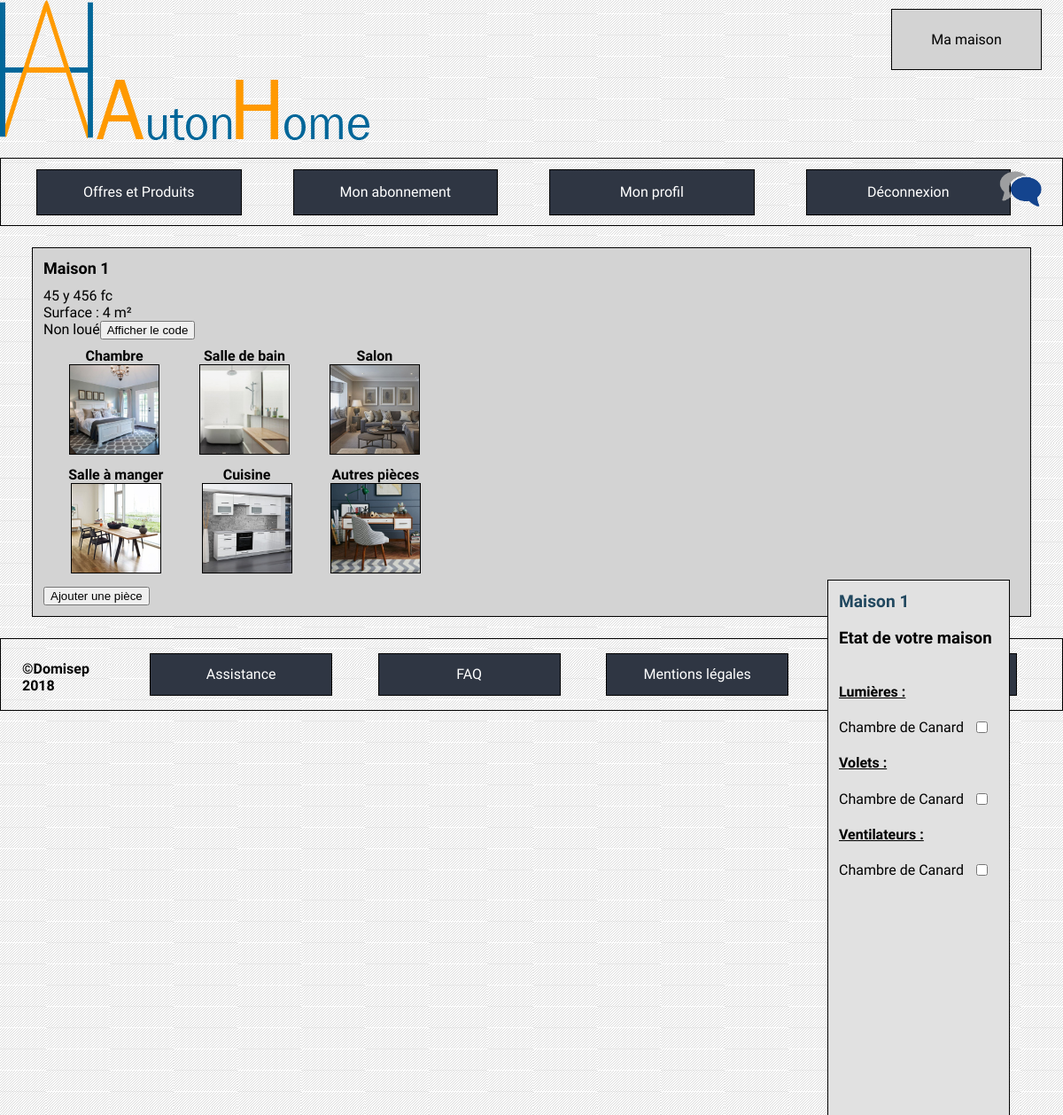
/index.php?cible=mamaison&id=3 (signed in), run on the app's committed database.
### tables this page shows
CREATE TABLE `residence` (
  `ID` int(11) NOT NULL,
  `name` varchar(255) NOT NULL,
  `surface` int(10) NOT NULL,
  `nbPeople` int(10) NOT NULL,
  `secret` varchar(255) NOT NULL,
  `addressNumber` int(10) NOT NULL,
  `addressStreet` varchar(255) NOT NULL,
  `addressZipCode` int(255) NOT NULL,
  `addressCity` varchar(255) NOT NULL,
  `addressCountry` varchar(255) NOT NULL,
  `id_owner` int(255) NOT NULL,
  `id_tenant` int(255) DEFAULT NULL
);

CREATE TABLE `room` (
  `ID` int(11) NOT NULL,
  `name` varchar(30) NOT NULL,
  `id_residency` int(10) NOT NULL,
  `id_roomCategory` int(10) NOT NULL
);

### index.php (called while the page is built, shortened)
<?php
if(isset($_GET['cible']) && !empty($_GET['cible'])) {
    $url = $_GET['cible'];
} else {
    $url = 'accueil';
}
include('controleurs/' . $url . '.php');

### modele/house.php (called while the page is built, shortened)
<?php
function getHouseInfoFromId($bdd, $id){
    $statement = $bdd->prepare('SELECT name, surface, nbPeople, addressNumber, addressStreet, addressZipCode, addressCity, addressCountry,id_owner, id_tenant, secret FROM residence WHERE ID = :ID');
    $statement->bindParam(':ID', $id);
    $statement->execute();
    return $statement->fetch();
}

### controleurs/accueilmaison_LU.php (called while the page is built, shortened)
<?php
if(isLoggedAsAdmin()){
    $status="AD";
}
elseif (isLoggedAsUser()){
    $id_residency=$_GET['id'];
    $name=getHouseInfoFromId($bdd,$id_residency)[0];
    $myRooms=getAllResidenceRooms($bdd,$id_residency)[0];
}
else{
    $status="UU";
}
include('vues/accueilmaison_LU.php');

### modele/room.php (called while the page is built, shortened)
<?php
function getAllResidenceRooms($bdd, $id){
    $residencyStatement = $bdd->prepare('SELECT id, name FROM room WHERE id_residency = :idResidency');
    $residencyStatement->bindParam(':idResidency', $id);
    $residencyStatement->execute();
    $inHouse = $residencyStatement->fetchAll();
    return (array($inHouse));
}
function isThereLightEffector($bdd, $id){
    $statement = $bdd->prepare('SELECT id_room FROM effector WHERE id_room = :idResidency AND id_effectorType = 6');
    $statement->bindParam(':idResidency',$id);
    $statement->execute();
    $lighteffector = $statement->fetchAll();
    return($lighteffector);
}
function isThereFanEffector($bdd, $id){
    $statement = $bdd->prepare('SELECT id_room FROM effector WHERE id_room = :idResidency AND id_effectorType = 4');
    $statement->bindParam(':idResidency',$id);
    $statement->execute();
    $faneffector = $statement->fetchAll();
    return($faneffector);
}
function isThereShutterEffector($bdd, $id){
    $statement = $bdd->prepare('SELECT id_room FROM effector WHERE id_room = :idResidency AND id_effectorType = 5');
    $statement->bindParam(':idResidency',$id);
    $statement->execute();
    $shuttereffector = $statement->fetchAll();
    return($shuttereffector);
}

### vues/accueilmaison_LU.php (the view, shortened to what this page needs)
<link rel="stylesheet" type="text/css" href="vues/CSS/accueil_LU.css"/>
<section class="my-house-state">
        <section name="house" class="house-choice">
            <?php echo ($name); ?>
        </section>
    <h3>
        Etat de votre maison
    </h3>
    <h4>
        Lumières :
    </h4>
    <form class="light" method="post" action="index.php?cible=accueil">
        <?php foreach ($myRooms as $roomInResidence) {
            $roomLightEffector = isThereLightEffector($bdd,$roomInResidence['id']);
            if($roomLightEffector != false){
                $lightEffectorHere = true;
            }
            else{
                $lightEffectorHere =  false;
            }
            if($lightEffectorHere == true){?>
                <label><?php echo ( $roomInResidence['name']);  ?></label>
                <input type="checkbox" name="<?php echo ( $roomInResidence['name']);  ?>" id="lightCheckbox" onchange="lightRoomChange(<?php echo $roomInResidence['id'] ?>)" /><br />
            <?php }?>
        <?php } ?>
    </form>
    <h4>
        Volets :
    </h4>
    <form class="shutter" method="post" action="index.php?cible=accueil">
        <?php foreach ($myRooms as $roomInResidence) {
            $roomShutterEffector = isThereShutterEffector($bdd,$roomInResidence['id']);
            if($roomShutterEffector != false){
                $shutterEffectorHere = true;
            }
            else{
                $shutterEffectorHere = false;
            }
            if($shutterEffectorHere == true){?>
                <label><?php echo ( $roomInResidence['name']);  ?></label>
                <input type="checkbox" name="<?php echo ( $roomInResidence['name']);  ?>" id="shutterCheckbox" onchange="shutterRoomChange(<?php echo $roomInResidence['id'] ?>)" /><br />
            <?php } ?>
        <?php } ?>
    </form>
    <h4>
        Ventilateurs :
    </h4>
    <form class="fan" method="post" action="index.php?cible=accueil">
        <?php foreach ($myRooms as $roomInResidence) {
            $roomFanEffector = isThereFanEffector($bdd,$roomInResidence['id']);
            if($roomFanEffector != false){
                $fanEffectorHere = true;
            }
            else{
                $fanEffectorHere = false;
            }
            if($fanEffectorHere == true){?>
                <label><?php echo ( $roomInResidence['name']);  ?></label>
                <input type="checkbox" name="<?php echo ( $roomInResidence['name']);  ?>" id="fanCheckbox" onchange="fanRoomChange(<?php echo $roomInResidence['id'] ?>)" /><br />
            <?php } ?>
        <?php } ?>
    </form>
</section>

### vues/mamaisonmain.php (shortened to what this page needs)
<section class="principal">
    <section class="house-info">
        <div>
            <div class="house-name"><?php echo ($houseInfo['name']); ?></div>
            <div class="house-address"><?php echo ($houseInfo[3].' '.$houseInfo[4].' '.$houseInfo[5].' '.$houseInfo[6]); ?></div>
            <div class="house-surface">Surface : <?php echo ($houseInfo['surface']); ?> m²</div>
            <div class="user-rent">
                <?php
                if ($houseInfo['id_owner']==$_SESSION["userId"]){
                    if(isset($user['firstName'])){
                        echo ('Loué à '.$user['firstName'].' '.$user['lastName'].'   ');
                        echo('<a href="index.php?cible=emptyhouselocation&id='.$_GET["id"].'">Supprimer la location</a>');
                    }
                    else{
                        echo ('Non loué');
                        echo('<button id="dispSecret">Afficher le code</button>');
                    }
                }
                else{
                    echo('Vous êtes locataire !');
                }
                ?>
            </div>
        </div>
   </section>
    <section class="roomCategory">
        <div class="chambre">
            <a href=<?php echo("index.php?cible=mamaison&id=".$_GET['id']."&idroom=1"); ?> > <img src="ressources/pictures/chambre1.jpg""></a>
            <a class="text" <a href=<?php echo("index.php?cible=mamaison&id=".$_GET['id']."&idroom=1"); ?>>Chambre</a>
        </div>
        <div class="salle-de-bain">
            <a href=<?php echo("index.php?cible=mamaison&id=".$_GET['id']."&idroom=2"); ?>> <img src="ressources/pictures/salledebain1.jpg""></a>
            <a class="text" <a href=<?php echo("index.php?cible=mamaison&id=".$_GET['id']."&idroom=2"); ?>>Salle de bain</a>
        </div>
        <div class="salon">
            <a href=<?php echo("index.php?cible=mamaison&id=".$_GET['id']."&idroom=3"); ?>><img src="ressources/pictures/salon1.jpg""></a>
            <a class="text" <a href=<?php echo("index.php?cible=mamaison&id=".$_GET['id']."&idroom=3"); ?>>Salon</a>
        </div>
        <div class="salle-a-manger">
            <a href=<?php echo("index.php?cible=mamaison&id=".$_GET['id']."&idroom=4"); ?>><img src="ressources/pictures/salleamanger1.jpg""></a>
            <a class="text" <a href=<?php echo("index.php?cible=mamaison&id=".$_GET['id']."&idroom=4"); ?>>Salle à manger</a>
        </div>
        <div class="cuisine">
            <a href=<?php echo("index.php?cible=mamaison&id=".$_GET['id']."&idroom=5"); ?>><img src="ressources/pictures/cuisine1.jpg""></a>
            <a class="text" <a href=<?php echo("index.php?cible=mamaison&id=".$_GET['id']."&idroom=5"); ?>>Cuisine</a>
        </div>
        <div class="autres-pieces">
            <a href=<?php echo("index.php?cible=mamaison&id=".$_GET['id']."&idroom=6"); ?>><img src="ressources/pictures/bureau1.jpg""></a>
            <a class="text" <a href=<?php echo("index.php?cible=mamaison&id=".$_GET['id']."&idroom=6"); ?>>Autres pièces</a>
        </div>
    </section>
    <section>
        <button id="myBtn">Ajouter une pièce</button>
    </section>
</section>
<?php
require ('vues/footer.php');

### vues/CSS/all.css (style rules this page uses)
body { font-family: 'Muli', sans-serif; background: url("../../ressources/pictures/fondblanc.jpg") fixed ; margin: 0; }

### vues/CSS/mamaisonmain.css (style rules this page uses)
.principal { background-color: lightgrey; margin-left: 3%; margin-right: 3%; padding : 1%; margin-bottom: 2%; margin-top: 2%; border : 1px solid black; }
.house-name { font-weight: bold; font-size: large; margin-bottom: 1%; }
.roomCategory { display: flex; justify-content: space-around; width: 40%; flex-wrap: wrap; margin-bottom: 1%; }
.salon a, .cuisine a, .chambre a, .salle-a-manger a, .salle-de-bain a, .autres-pieces a { color: black; text-decoration: none; font-weight: bold; }
.roomCategory img { width: 100px; height: 100px; border : 1px solid black; }
.salon, .cuisine, .chambre, .salle-a-manger, .salle-de-bain, .autres-pieces { text-align: center; display: flex; flex-direction: column-reverse; margin-left: 3%; margin-top: 2%; }

### vues/CSS/accueil_LU.css (style rules this page uses)
.my-house-state { border: 1px solid black; display: flex; flex-direction: column; width: 15%; background-color: #e1e1e1; justify-content: flex-start; position: absolute; right: 0; top: 52%; margin-right: 5%; margin-bottom: 2%; padding-left: 1%; padding-right: 1%; padding-top: 1%; height: 58.5%; overflow-y: scroll; overflow-x: hidden; }
.my-house-state section { font-weight: bold; color: #21485f; font-size: 120%; }
.my-house-state input[type="checkbox"] { font-size: 100%; width: 100%; position: absolute; left: 20%; }
.light input[type="checkbox"] { width: 10%; height: auto; margin-left: 60%; }
.shutter input[type="checkbox"] { width: 10%; height: auto; margin-left: 60%; }
.fan input[type="checkbox"] { width: 10%; height: auto; margin-left: 60%; }
.my-house-state h3 { font-weight: bold; }
.my-house-state h4 { text-decoration: underline; }
.house-choice { font-size: 17px; }

### data on the page
residence: name "Maison 1", addressNumber "45", addressStreet "y", addressZipCode "456", addressCity "fc", surface "4"
room: name "Chambre de Canard"
